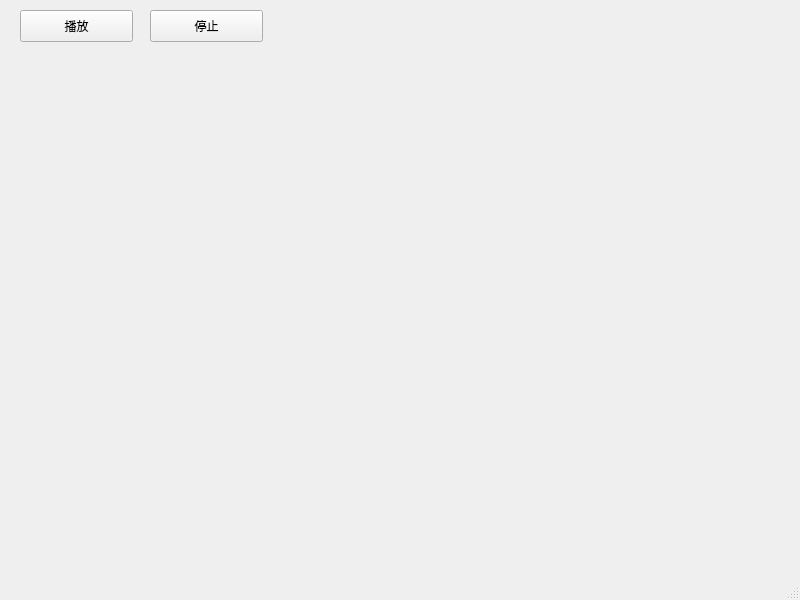
<?xml version="1.0" encoding="UTF-8"?>
<ui version="4.0">
 <class>MainWindow</class>
 <widget class="QMainWindow" name="MainWindow">
  <property name="geometry">
   <rect>
    <x>0</x>
    <y>0</y>
    <width>800</width>
    <height>600</height>
   </rect>
  </property>
  <property name="windowTitle">
   <string>MainWindow</string>
  </property>
  <widget class="QWidget" name="centralwidget">
   <widget class="QPushButton" name="playButton">
    <property name="geometry">
     <rect>
      <x>20</x>
      <y>10</y>
      <width>113</width>
      <height>32</height>
     </rect>
    </property>
    <property name="text">
     <string>播放</string>
    </property>
   </widget>
   <widget class="QPushButton" name="stopButton">
    <property name="geometry">
     <rect>
      <x>150</x>
      <y>10</y>
      <width>113</width>
      <height>32</height>
     </rect>
    </property>
    <property name="text">
     <string>停止</string>
    </property>
   </widget>
  </widget>
  <widget class="QMenuBar" name="menubar">
   <property name="geometry">
    <rect>
     <x>0</x>
     <y>0</y>
     <width>800</width>
     <height>24</height>
    </rect>
   </property>
  </widget>
  <widget class="QStatusBar" name="statusbar"/>
 </widget>
 <resources/>
 <connections/>
</ui>
